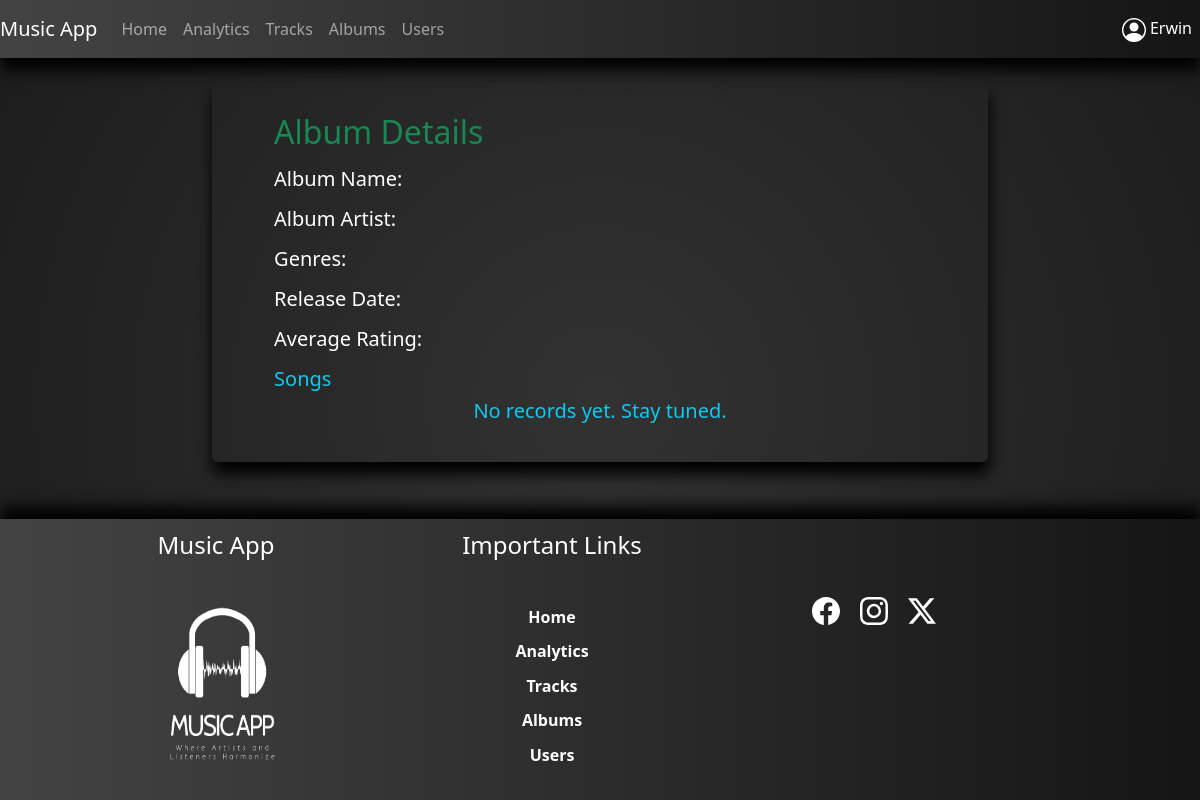
/albumDetails/1 (signed in), run on an earlier commit of the app's database.
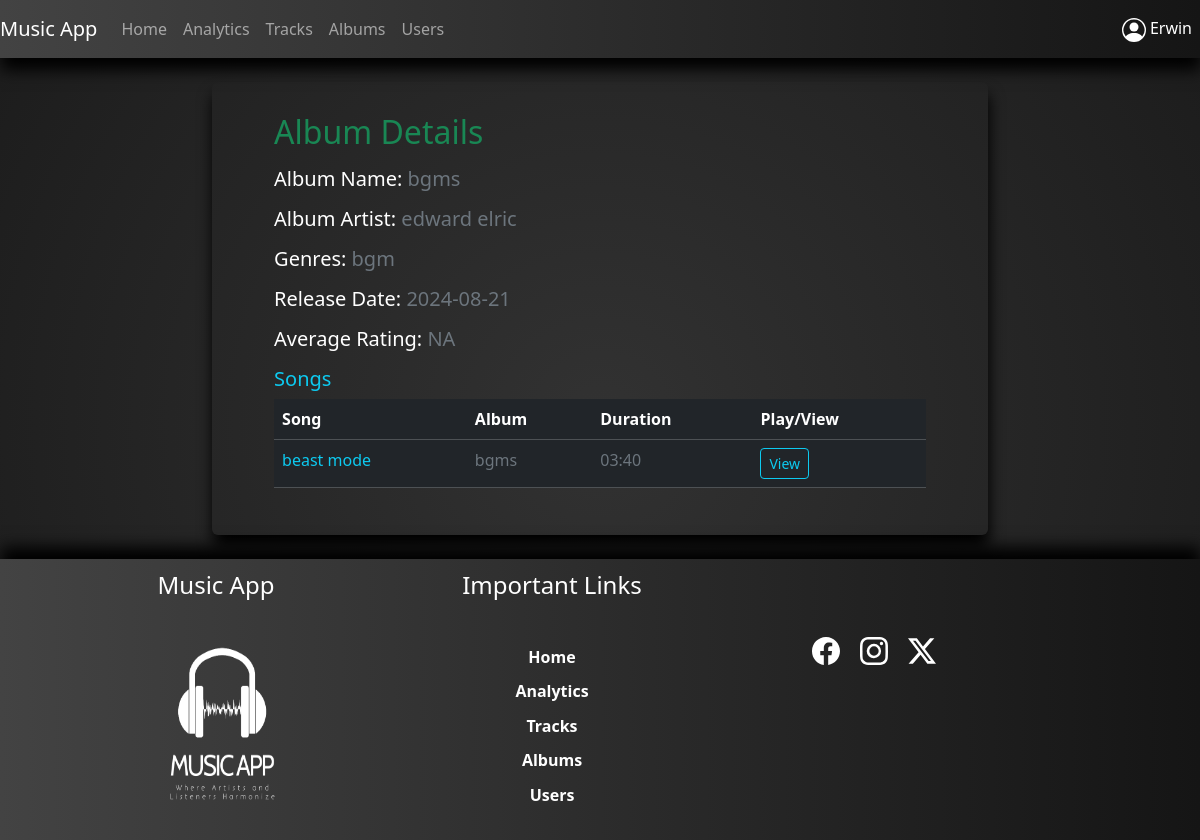
And on a later commit of the database.
### app/models.py (models this page shows, shortened)
class Albums(UserMixin, db.Model):
    id = db.Column(db.Integer(), autoincrement=True, primary_key=True)
    a_name = db.Column(db.String(100), nullable=False)
    a_artist = db.Column(db.String(50), nullable=False)
    a_genres = db.Column(db.String(50), nullable=False)
    a_date = db.Column(db.String(50), nullable=False)
    a_rating = db.Column(db.Integer())
    a_totalRaters = db.Column(db.Integer())
    a_flag = db.Column(db.Integer(), nullable=False)
    user_id = db.Column(db.Integer(),db.ForeignKey('users.id'),nullable=False)
    songs = db.relationship('Songs', backref='albums')

class Songs(UserMixin, db.Model):
    id = db.Column(db.Integer(), autoincrement=True, primary_key=True)
    s_name = db.Column(db.String(100), nullable=False)
    s_artist = db.Column(db.String(50), nullable=False)
    s_album = db.Column(db.String(100), nullable=False)
    s_genre = db.Column(db.String(50), nullable=False)
    s_duration = db.Column(db.String(50), nullable=False)
    s_date = db.Column(db.String(50), nullable=False)
    s_filePath = db.Column(db.String(100), nullable=False)
    s_lyrics = db.Column(db.Text(), nullable=False)
    s_rating = db.Column(db.Integer())
    s_totalRaters = db.Column(db.Integer())
    s_flag = db.Column(db.Integer(), nullable=False)
    s_plays = db.Column(db.Integer())
    album_id = db.Column(db.Integer(), db.ForeignKey('albums.id'), nullable=False)
    user_id = db.Column(db.Integer(), db.ForeignKey('users.id'),nullable=False)

### app/views.py (the view, shortened to what this page needs)
@app.route('/albumDetails/<int:aid>', methods=['GET','POST'])
@login_required
def albumDetails(aid):
    form = RatingForm()
    album = Albums.query.get(aid)
    if request.method == 'GET':
        songList = Songs.query.filter_by(album_id=aid).all()
        return render_template('/user/albumDetails.html', form=form, a=album, songsData = songList)

### app/views.py (called while the page is built)
@login_manager.user_loader
def load_user(user_id):
    return Users.query.get(user_id)

### app/templates/user/albumDetails.html (shortened to what this page needs)
{% extends 'layouts/base.html' %}
{% block content %}
<div class="container-fluid">
    <div class="row">
        <div class="col-md-8 offset-md-2 col-lg-8 offset-lg-2 col-sm-8 offset-sm-2">
            <div class="myAlbumCont rounded mt-4 mb-4">
                <div class="d-flex">
                    <h2 class="text-success mb-3">Album Details</h2>
                </div>
                <div class="mb-3">
                    <h5>Album Name: <p class="text-secondary d-inline">{{a.a_name}}</p></h5>
                </div>
                <div class="mb-3">
                    <h5>Album Artist: <p class="text-secondary d-inline">{{a.a_artist}}</p></h5>
                </div>
                <div class="mb-3">
                    <h5>Genres: <p class="text-secondary d-inline">{{a.a_genres}}</p></h5>
                </div>
                <div class="mb-3">
                    <h5>Release Date: <p class="text-secondary d-inline">{{a.a_date}}</p></h5>
                </div>
                <div class="mb-3">
                    <h5>Average Rating: <p class="text-secondary d-inline">{% if a.a_rating == 0 %}NA{% else %} {{a.a_rating}} {% endif %}</p></h5>
                </div>
                <h5 class="text-captialized text-info">Songs</h5>
                    {% if songsData|length == 0 %}
                        <h5 class="text-center text-info">No records yet. Stay tuned.</h5>
                    {% else %}
                    <table class="table table-dark table-hover rounded table-responsive{-sm|-md|-lg}">
                        <thead>
                            <tr>
                                <th scope="col">Song</th>
                                <th scope="col">Album</th>
                                <th scope="col">Duration</th>
                                <th scope="col">Play/View</th>
                            </tr>
                        </thead>
                        <tbody>
                            {% for s in songsData %}
                            <tr>
                                <td class="text-info">{{s['s_name']}}</td>
                                <td class="text-secondary">{{s['s_album']}}</td>
                                <td class="text-secondary">{{s['s_duration']}}</td>
                                <td>
                                <a href="{{url_for('songDetails',sid=s['id'])}}" style="text-decoration: none;">
                                    <button class="btn btn-outline-info btn-sm">View</button>
                                </a>
                                </td>
                            </tr>
                            {% endfor %}
                        </tbody>
                    </table>
                    {% endif %}
            </div>
        </div>
    </div>
</div>
{% endblock %}

What changed in the data, as far as the page shows it:
added Albums: a_name "bgms", a_artist "edward elric", a_genres "bgm", a_date "2024-08-21"
added Songs: s_name "beast mode", s_album "bgms", s_duration "03:40"
Also different on the page:
text no longer shown: "No records yet. Stay tuned."
text now shown: "NA Song Album Duration Play/View"
